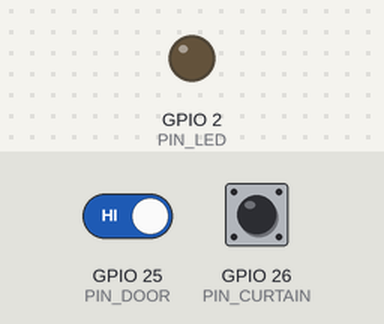
Bench run of a sketch on a simulated ESP32. Shown: output pins drawn as LEDs (lit = HIGH). Dashed ring = blinking. The inputs (shaded band) are chosen by the test bench; at power-on: GPIO 26 (PIN_CURTAIN) HIGH, GPIO 25 (PIN_DOOR) HIGH. WiFi joins after 1.5 s; servers stay silent unless stated; uploads are accepted with an empty reply; what the sketch prints to the serial monitor is not drawn.

Above: at 2.8 s.
2.9 s: GPIO 26 (PIN_CURTAIN) pulled LOW for 1 s
At 3.33 s:
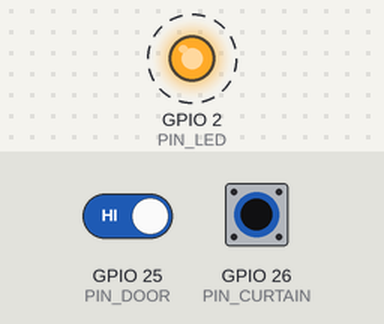
5.7 s: GPIO 26 (PIN_CURTAIN) pulled LOW for 3.2 s
At 6.12 s:
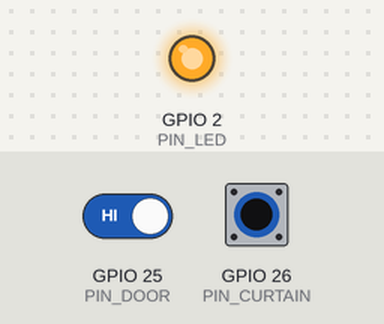
Timing chart, 0 to 10.9 s (numbered marks = the images above; inputs shaded):
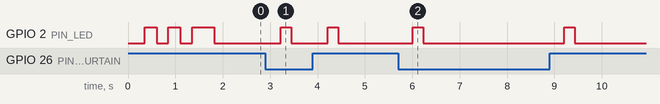

The sketch:

room_node.ino
```cpp
/*
  Nodo de habitación — ESP32 + 2 sensores magnéticos (reed switch)

  Lee la puerta y la cortina de la cochera y avisa al servidor (Raspberry Pi):
    - al instante cuando algo cambia
    - cada 30 s como "latido", para que el panel sepa que el sensor está vivo

  Conexión (cada sensor tiene 2 cables, no tienen polaridad):
    Sensor PUERTA   -> GPIO 25  y  GND
    Sensor CORTINA  -> GPIO 26  y  GND
  Se usa la resistencia pull-up interna, no hace falta resistencia externa.

  Con un sensor normalmente abierto (NO, el más común):
    imán junto al sensor (cerrado)  -> contacto cerrado -> pin en LOW  -> se envía 1
    imán lejos (abierto)            -> contacto abierto -> pin en HIGH -> se envía 0
  Si tu sensor es normalmente cerrado (NC), cambia INVERT_* a true.

  Placa en Arduino IDE: "ESP32 Dev Module" (paquete esp32 de Espressif).
*/

#include <WiFi.h>
#include <HTTPClient.h>

// =================== CONFIGURA ESTO PARA CADA HABITACIÓN ===================
const char* WIFI_SSID     = "NOMBRE_DE_TU_WIFI";
const char* WIFI_PASSWORD = "CLAVE_DE_TU_WIFI";
const char* SERVER_URL    = "http://192.168.1.50:3000";   // IP fija de la Raspberry
const char* DEVICE_TOKEN  = "PEGA_AQUI_EL_TOKEN";          // de Administración > Habitaciones
// ===========================================================================

const int  PIN_DOOR        = 25;
const int  PIN_CURTAIN     = 26;
const bool INVERT_DOOR     = false;
const bool INVERT_CURTAIN  = false;
const int  PIN_LED         = 2;        // LED azul de la placa (en la mayoría de ESP32 DevKit)

const unsigned long DEBOUNCE_MS        = 300;     // el contacto debe estar estable este tiempo
const unsigned long HEARTBEAT_MS       = 30000;   // latido aunque no cambie nada
const unsigned long RETRY_MS           = 5000;    // reintento si el servidor no respondió
const unsigned long WIFI_RESTART_MS    = 180000;  // sin WiFi 3 min -> reiniciar la placa

struct Input {
  int pin;
  bool invert;
  int stable;           // valor confirmado (1 cerrado, 0 abierto)
  int lastRaw;
  unsigned long changedAt;
};

Input door    = { PIN_DOOR,    INVERT_DOOR,    -1, -1, 0 };
Input curtain = { PIN_CURTAIN, INVERT_CURTAIN, -1, -1, 0 };

bool pending = true;               // hay una lectura que el servidor aún no confirmó
unsigned long lastSentAt = 0;
unsigned long lastAttemptAt = 0;
unsigned long wifiLostAt = 0;

int readClosed(const Input& in) {
  int raw = digitalRead(in.pin) == LOW ? 1 : 0;
  return in.invert ? 1 - raw : raw;
}

// Devuelve true si el valor estable cambió.
bool updateInput(Input& in) {
  int raw = readClosed(in);
  unsigned long now = millis();
  if (raw != in.lastRaw) {
    in.lastRaw = raw;
    in.changedAt = now;
  }
  if (raw != in.stable && now - in.changedAt >= DEBOUNCE_MS) {
    in.stable = raw;
    return true;
  }
  return false;
}

void connectWifi() {
  WiFi.mode(WIFI_STA);
  WiFi.setSleep(false);            // respuesta más rápida; la placa va conectada a corriente
  WiFi.setAutoReconnect(true);
  WiFi.begin(WIFI_SSID, WIFI_PASSWORD);
  Serial.print("Conectando a WiFi");
  unsigned long start = millis();
  while (WiFi.status() != WL_CONNECTED && millis() - start < 20000) {
    delay(250);
    Serial.print(".");
    digitalWrite(PIN_LED, !digitalRead(PIN_LED));
  }
  Serial.println();
  if (WiFi.status() == WL_CONNECTED) {
    Serial.print("WiFi OK, IP: ");
    Serial.println(WiFi.localIP());
  }
}

bool sendReading() {
  if (WiFi.status() != WL_CONNECTED || door.stable < 0 || curtain.stable < 0) return false;

  HTTPClient http;
  http.setTimeout(4000);
  http.begin(String(SERVER_URL) + "/api/device/reading");
  http.addHeader("Content-Type", "application/json");
  http.addHeader("X-Device-Token", DEVICE_TOKEN);
  String body = String("{\"door\":") + door.stable + ",\"curtain\":" + curtain.stable + "}";
  int code = http.POST(body);
  String resp = code > 0 ? http.getString() : http.errorToString(code);
  http.end();

  Serial.printf("Enviado puerta=%d cortina=%d -> %d %s\n", door.stable, curtain.stable, code, resp.c_str());
  if (code == 401) Serial.println("¡Token incorrecto! Revisa DEVICE_TOKEN.");
  return code == 200;
}

void setup() {
  Serial.begin(115200);
  pinMode(PIN_DOOR, INPUT_PULLUP);
  pinMode(PIN_CURTAIN, INPUT_PULLUP);
  pinMode(PIN_LED, OUTPUT);
  delay(100);

  door.stable = door.lastRaw = readClosed(door);
  curtain.stable = curtain.lastRaw = readClosed(curtain);
  Serial.printf("\nNodo de habitación. Puerta=%d Cortina=%d\n", door.stable, curtain.stable);

  connectWifi();
}

void loop() {
  unsigned long now = millis();

  if (updateInput(door) | updateInput(curtain)) {   // | (no ||) para leer ambos siempre
    Serial.printf("Cambio: puerta=%d cortina=%d\n", door.stable, curtain.stable);
    pending = true;
    lastAttemptAt = 0;   // enviar ya, sin esperar el reintento
  }

  if (WiFi.status() != WL_CONNECTED) {
    if (wifiLostAt == 0) wifiLostAt = now;
    if (now - wifiLostAt > WIFI_RESTART_MS) {
      Serial.println("Sin WiFi demasiado tiempo, reiniciando...");
      ESP.restart();
    }
    digitalWrite(PIN_LED, (now / 500) % 2);   // parpadeo = sin WiFi
  } else {
    wifiLostAt = 0;
    digitalWrite(PIN_LED, pending ? HIGH : LOW);
  }

  bool heartbeatDue = now - lastSentAt >= HEARTBEAT_MS;
  bool retryDue = lastAttemptAt == 0 || now - lastAttemptAt >= RETRY_MS;
  if ((pending || heartbeatDue) && retryDue) {
    lastAttemptAt = now;
    if (sendReading()) {
      pending = false;
      lastSentAt = now;
    }
  }

  delay(20);
}
```

Measured:
- after the input at 2.9 s, GPIO 2 (PIN_LED): alternates HIGH for 0.22 s and LOW for 0.77 s, starting after 0.32 s
- after the input at 5.7 s, GPIO 2 (PIN_LED): alternates HIGH for 0.22 s and LOW for 3.0 s, 4 changes in all, then stays LOW, starting after 0.31 s
